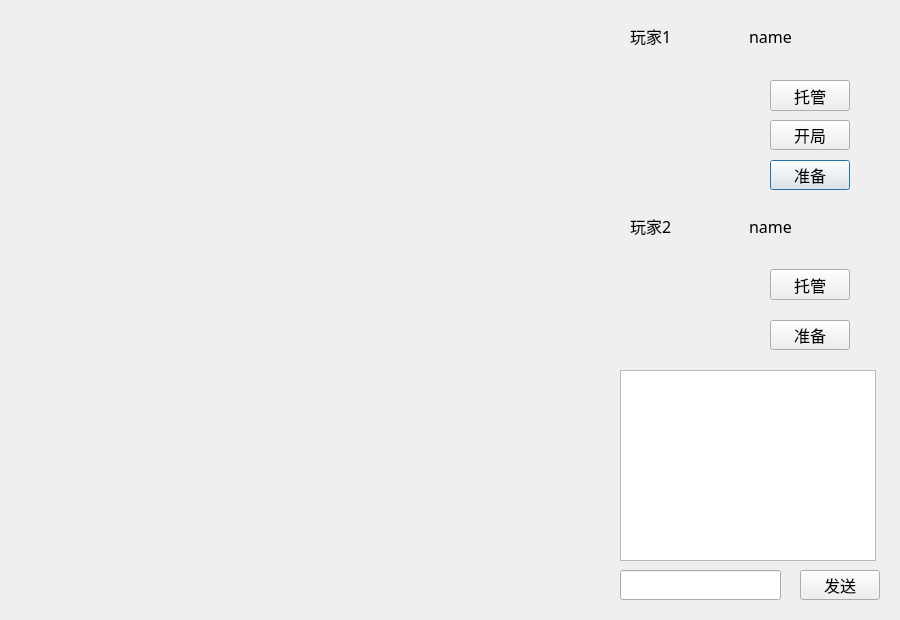
<?xml version="1.0" encoding="UTF-8"?>
<ui version="4.0">
 <class>RoomDialog</class>
 <widget class="QDialog" name="RoomDialog">
  <property name="geometry">
   <rect>
    <x>0</x>
    <y>0</y>
    <width>900</width>
    <height>620</height>
   </rect>
  </property>
  <property name="minimumSize">
   <size>
    <width>900</width>
    <height>620</height>
   </size>
  </property>
  <property name="maximumSize">
   <size>
    <width>900</width>
    <height>620</height>
   </size>
  </property>
  <property name="font">
   <font>
    <family>微软雅黑</family>
    <pointsize>12</pointsize>
   </font>
  </property>
  <property name="windowTitle">
   <string>Dialog</string>
  </property>
  <widget class="FiveInLine" name="wdg_play" native="true">
   <property name="geometry">
    <rect>
     <x>10</x>
     <y>10</y>
     <width>600</width>
     <height>600</height>
    </rect>
   </property>
  </widget>
  <widget class="QLabel" name="lb_icon_player1">
   <property name="geometry">
    <rect>
     <x>640</x>
     <y>70</y>
     <width>120</width>
     <height>120</height>
    </rect>
   </property>
   <property name="text">
    <string/>
   </property>
   <property name="pixmap">
    <pixmap resource="resource.qrc">:/icon/slotwait.png</pixmap>
   </property>
   <property name="scaledContents">
    <bool>true</bool>
   </property>
  </widget>
  <widget class="QPushButton" name="pb_player1_ready">
   <property name="geometry">
    <rect>
     <x>770</x>
     <y>160</y>
     <width>80</width>
     <height>30</height>
    </rect>
   </property>
   <property name="minimumSize">
    <size>
     <width>0</width>
     <height>30</height>
    </size>
   </property>
   <property name="maximumSize">
    <size>
     <width>16777215</width>
     <height>30</height>
    </size>
   </property>
   <property name="text">
    <string>准备</string>
   </property>
   <property name="checkable">
    <bool>true</bool>
   </property>
  </widget>
  <widget class="QPushButton" name="pb_start">
   <property name="geometry">
    <rect>
     <x>770</x>
     <y>120</y>
     <width>80</width>
     <height>30</height>
    </rect>
   </property>
   <property name="minimumSize">
    <size>
     <width>0</width>
     <height>30</height>
    </size>
   </property>
   <property name="maximumSize">
    <size>
     <width>16777215</width>
     <height>30</height>
    </size>
   </property>
   <property name="text">
    <string>开局</string>
   </property>
  </widget>
  <widget class="QLabel" name="lb_icon_player2">
   <property name="geometry">
    <rect>
     <x>640</x>
     <y>240</y>
     <width>120</width>
     <height>120</height>
    </rect>
   </property>
   <property name="text">
    <string/>
   </property>
   <property name="pixmap">
    <pixmap resource="resource.qrc">:/icon/slotwait.png</pixmap>
   </property>
   <property name="scaledContents">
    <bool>true</bool>
   </property>
  </widget>
  <widget class="QPushButton" name="pb_player2_ready">
   <property name="geometry">
    <rect>
     <x>770</x>
     <y>320</y>
     <width>80</width>
     <height>30</height>
    </rect>
   </property>
   <property name="minimumSize">
    <size>
     <width>0</width>
     <height>30</height>
    </size>
   </property>
   <property name="maximumSize">
    <size>
     <width>16777215</width>
     <height>30</height>
    </size>
   </property>
   <property name="text">
    <string>准备</string>
   </property>
   <property name="checkable">
    <bool>true</bool>
   </property>
  </widget>
  <widget class="QTextBrowser" name="tb_chatshow">
   <property name="geometry">
    <rect>
     <x>620</x>
     <y>370</y>
     <width>256</width>
     <height>191</height>
    </rect>
   </property>
  </widget>
  <widget class="QLineEdit" name="le_chat">
   <property name="geometry">
    <rect>
     <x>620</x>
     <y>570</y>
     <width>161</width>
     <height>30</height>
    </rect>
   </property>
   <property name="minimumSize">
    <size>
     <width>0</width>
     <height>30</height>
    </size>
   </property>
   <property name="maximumSize">
    <size>
     <width>16777215</width>
     <height>30</height>
    </size>
   </property>
  </widget>
  <widget class="QPushButton" name="pb_send">
   <property name="geometry">
    <rect>
     <x>800</x>
     <y>570</y>
     <width>80</width>
     <height>30</height>
    </rect>
   </property>
   <property name="minimumSize">
    <size>
     <width>0</width>
     <height>30</height>
    </size>
   </property>
   <property name="maximumSize">
    <size>
     <width>16777215</width>
     <height>30</height>
    </size>
   </property>
   <property name="text">
    <string>发送</string>
   </property>
  </widget>
  <widget class="QWidget" name="layoutWidget">
   <property name="geometry">
    <rect>
     <x>630</x>
     <y>20</y>
     <width>231</width>
     <height>32</height>
    </rect>
   </property>
   <layout class="QHBoxLayout" name="horizontalLayout">
    <item>
     <widget class="QLabel" name="lb_player1">
      <property name="minimumSize">
       <size>
        <width>0</width>
        <height>30</height>
       </size>
      </property>
      <property name="maximumSize">
       <size>
        <width>16777215</width>
        <height>30</height>
       </size>
      </property>
      <property name="text">
       <string>玩家1</string>
      </property>
     </widget>
    </item>
    <item>
     <widget class="QLabel" name="lb_player1_name">
      <property name="minimumSize">
       <size>
        <width>0</width>
        <height>30</height>
       </size>
      </property>
      <property name="maximumSize">
       <size>
        <width>16777215</width>
        <height>30</height>
       </size>
      </property>
      <property name="text">
       <string>name</string>
      </property>
     </widget>
    </item>
   </layout>
  </widget>
  <widget class="QWidget" name="layoutWidget">
   <property name="geometry">
    <rect>
     <x>630</x>
     <y>210</y>
     <width>231</width>
     <height>32</height>
    </rect>
   </property>
   <layout class="QHBoxLayout" name="horizontalLayout_2">
    <item>
     <widget class="QLabel" name="lb_player2">
      <property name="minimumSize">
       <size>
        <width>0</width>
        <height>30</height>
       </size>
      </property>
      <property name="maximumSize">
       <size>
        <width>16777215</width>
        <height>30</height>
       </size>
      </property>
      <property name="text">
       <string>玩家2</string>
      </property>
     </widget>
    </item>
    <item>
     <widget class="QLabel" name="lb_player2_name">
      <property name="minimumSize">
       <size>
        <width>0</width>
        <height>30</height>
       </size>
      </property>
      <property name="maximumSize">
       <size>
        <width>16777215</width>
        <height>30</height>
       </size>
      </property>
      <property name="text">
       <string>name</string>
      </property>
     </widget>
    </item>
   </layout>
  </widget>
  <widget class="QPushButton" name="pb_player1_cpu">
   <property name="geometry">
    <rect>
     <x>770</x>
     <y>80</y>
     <width>80</width>
     <height>31</height>
    </rect>
   </property>
   <property name="text">
    <string>托管</string>
   </property>
   <property name="checkable">
    <bool>true</bool>
   </property>
  </widget>
  <widget class="QPushButton" name="pb_player2_cpu">
   <property name="geometry">
    <rect>
     <x>770</x>
     <y>269</y>
     <width>80</width>
     <height>31</height>
    </rect>
   </property>
   <property name="text">
    <string>托管</string>
   </property>
   <property name="checkable">
    <bool>true</bool>
   </property>
  </widget>
 </widget>
 <customwidgets>
  <customwidget>
   <class>FiveInLine</class>
   <extends>QWidget</extends>
   <header location="global">fiveinline.h</header>
   <container>1</container>
  </customwidget>
 </customwidgets>
 <resources>
  <include location="resource.qrc"/>
 </resources>
 <connections/>
</ui>
